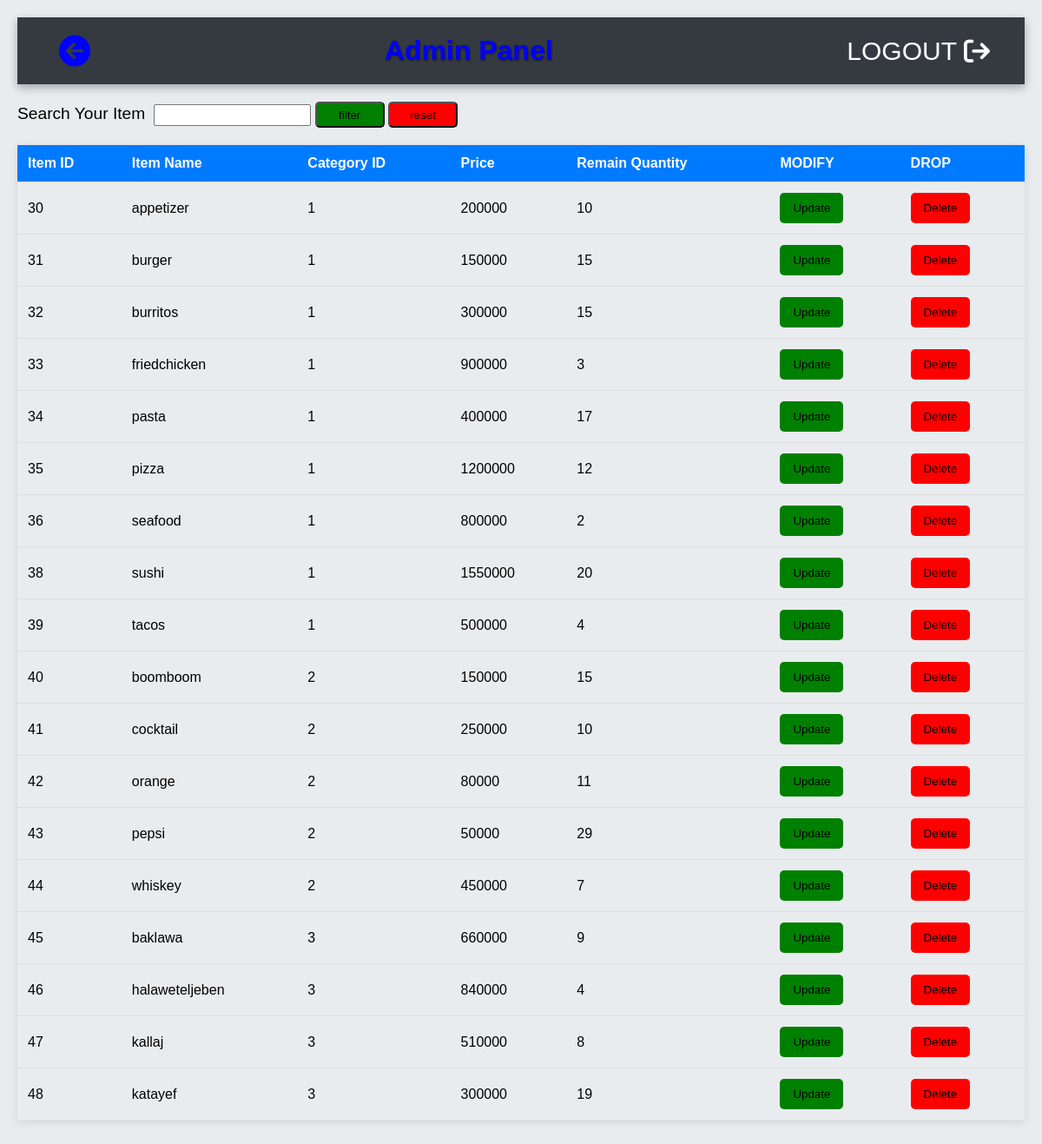
Page /admin/viewitems.php on the committed database.
### tables this page shows
CREATE TABLE `items` (
  `itemID` int(11) NOT NULL,
  `name` varchar(20) NOT NULL,
  `categoryID` int(20) NOT NULL,
  `price` int(11) NOT NULL,
  `remainQuantity` int(11) NOT NULL,
  `photo` varchar(255) NOT NULL
);

### admin/viewitems.php (the view, shortened to what this page needs)
<!DOCTYPE html>
<html>
    <head>
<link rel="stylesheet" href="table.css">
<link rel="stylesheet" href="https://cdnjs.cloudflare.com/ajax/libs/font-awesome/6.5.1/css/all.min.css">
<link rel="stylesheet" href="adminheader.css">
</head>
<body>
<div style='margin-bottom:20px;' class="navbar" >
<a href="admin.php" style='text-decoration:none;'>  <div class="arrow-left-div">
<i style='color:blue;'class="fa-solid fa-circle-arrow-left"></i>
</div></a>
<div style='color:blue;'  class="admin-panel">Admin Panel</div>
<a href="../logout.php" style='text-decoration:none; color:white'><div class="logout-icon">
LOGOUT<i class="fa-solid fa-arrow-right-from-bracket"></i>
</div></a>
</div>
<form action="updateitems.php" method="post">
<label>Search Your Item</label><input type='text' style='height:25px;'name='search-item'>
<input type='submit' value='filter'   name='sub-item'style='background-color:green;width:80px;height:30px;border-radius:5px;' >
<input type='submit' value='reset'   name='reset-item'style='background-color:red;width:80px;height:30px;border-radius:5px;' >
<?php
include("connectdb.php");
if(isset($_SESSION['name-item'])){
   $sql="SELECT * from items where name LIKE '".$_SESSION['name-item']."%'";
   $result=mysqli_query($conn,$sql);
   unset($_SESSION['name-item']);
   }
else{
$sql="SELECT * from items";
$result=mysqli_query($conn,$sql);
}
echo "<table>
<tr><th>Item ID</th><th>Item Name</th><th>Category ID</th><th>Price</th><th>Remain Quantity</th><th>MODIFY</th><th>DROP</th>
</tr>
";
while($data=mysqli_fetch_array($result)){
echo "<tr>
<td>".$data['itemID']."</td>
<td>".$data['name']."</td>
<td>".$data['categoryID']."</td>
<td>".$data['price']."</td>
<td>".$data['remainQuantity']."</td>
<td><Button type='submit' style='background-color:green;' name='myupdatebtn' value='".$data['itemID']."'>Update</Button></td>
<td><Button type='submit' style='background-color:red;' name='mydeletebtn' value='".$data['itemID']."'>Delete</Button></td>
</tr>";
}
echo "</table>";
?>
</form>
</body>
</html>

### admin/table.css (style rules this page uses)
body { font-family: Arial, sans-serif; background-color: #f4f4f4; margin: 0; padding: 20px; }
form { margin-bottom: 20px; }
label { font-size: 1.2em; margin-right: 10px; }
table { width: 100%; border-collapse: collapse; margin-top: 20px; box-shadow: 0 2px 10px rgba(0, 0, 0, 0.1); transition: transform 0.3s; }
th, td { padding: 12px; text-align: left; border-bottom: 1px solid #ddd; transition: background-color 0.3s; }
th { background-color: #007BFF; color: white; }
button { padding: 10px 15px; border: none; border-radius: 5px; color: black; cursor: pointer; transition: background-color 0.3s, transform 0.3s; }

### admin/adminheader.css (style rules this page uses)
* { margin: 0; padding: 0; box-sizing: border-box; }
body { font-family: 'Arial', sans-serif; background-color: #e9ecef; }
.navbar { display: flex; justify-content: space-between; align-items: center; background-color: #343a40; color: white; padding: 20px 40px; box-shadow: 0 4px 10px rgba(0, 0, 0, 0.3); }
.arrow-left-div { cursor: pointer; display: flex; align-items: center; font-size: 36px; position: relative; transition: color 0.3s ease, transform 0.3s ease; }
.logout-icon { cursor: pointer; display: flex; align-items: center; font-size: 30px; position: relative; transition: color 0.3s ease, transform 0.3s ease; }
.arrow-left-div::after, .logout-icon::after { content: ''; position: absolute; left: 0; right: 0; bottom: -5px; height: 3px; background-color: transparent; transition: background-color 0.3s ease; }
.admin-panel { font-size: 32px; font-weight: bold; text-align: center; flex-grow: 1; color: #ffc107; text-shadow: 1px 1px 2px rgba(0, 0, 0, 0.5); }
i { margin-left: 8px; }

### rows in the picture
items: itemID "30", name "appetizer", categoryID "1", price "200000", remainQuantity "10"
items: itemID "31", name "burger", categoryID "1", price "150000", remainQuantity "15"
items: itemID "32", name "burritos", categoryID "1", price "300000", remainQuantity "15"
items: itemID "33", name "friedchicken", categoryID "1", price "900000", remainQuantity "3"
items: itemID "34", name "pasta", categoryID "1", price "400000", remainQuantity "17"
items: itemID "35", name "pizza", categoryID "1", price "1200000", remainQuantity "12"
items: itemID "36", name "seafood", categoryID "1", price "800000", remainQuantity "2"
items: itemID "38", name "sushi", categoryID "1", price "1550000", remainQuantity "20"
items: itemID "39", name "tacos", categoryID "1", price "500000", remainQuantity "4"
items: itemID "40", name "boomboom", categoryID "2", price "150000", remainQuantity "15"
items: itemID "41", name "cocktail", categoryID "2", price "250000", remainQuantity "10"
items: itemID "42", name "orange", categoryID "2", price "80000", remainQuantity "11"
items: itemID "43", name "pepsi", categoryID "2", price "50000", remainQuantity "29"
items: itemID "44", name "whiskey", categoryID "2", price "450000", remainQuantity "7"
items: itemID "45", name "baklawa", categoryID "3", price "660000", remainQuantity "9"
items: itemID "46", name "halaweteljeben", categoryID "3", price "840000", remainQuantity "4"
items: itemID "47", name "kallaj", categoryID "3", price "510000", remainQuantity "8"
items: itemID "48", name "katayef", categoryID "3", price "300000", remainQuantity "19"
